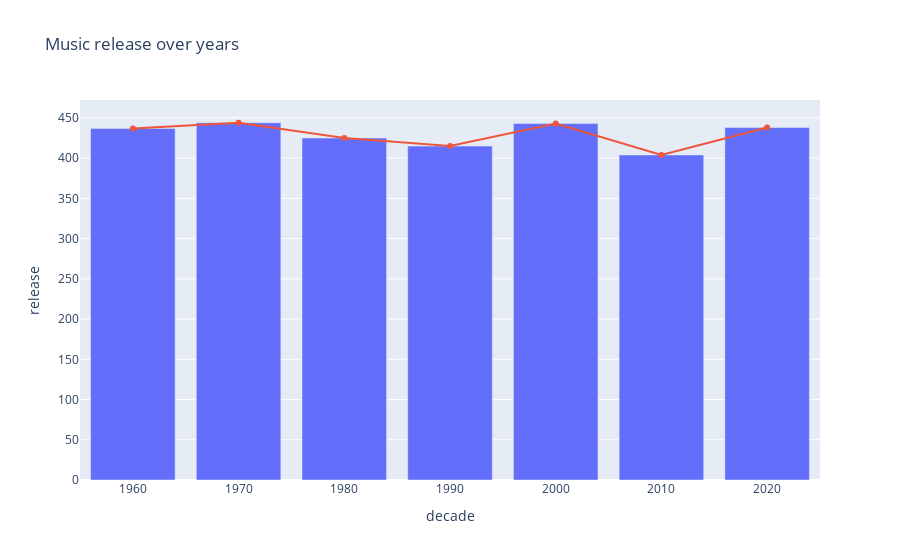

Here is the notebook cell this chart was saved with:
### Code cell
from modules.vizualisation import barplot_by_decade

barplot_by_decade(df)

### Figure 1 — Plotly figure (JSON) as saved in the notebook; plotly's stock layout.template omitted (floating-point values rounded to 4 significant figures)
{"data": [{"showlegend": false, "type": "bar", "x": [1960, 1970, 1980, 1990, 2000, 2010, 2020], "y": [437, 444, 425, 415, 443, 404, 438]}, {"mode": "markers+lines", "name": "trend", "showlegend": false, "type": "scatter", "x": [1960, 1970, 1980, 1990, 2000, 2010, 2020], "y": [437, 444, 425, 415, 443, 404, 438]}], "layout": {"title": {"text": "Music release over years"}, "xaxis": {"title": {"text": "decade"}}, "yaxis": {"title": {"text": "release"}}}}
